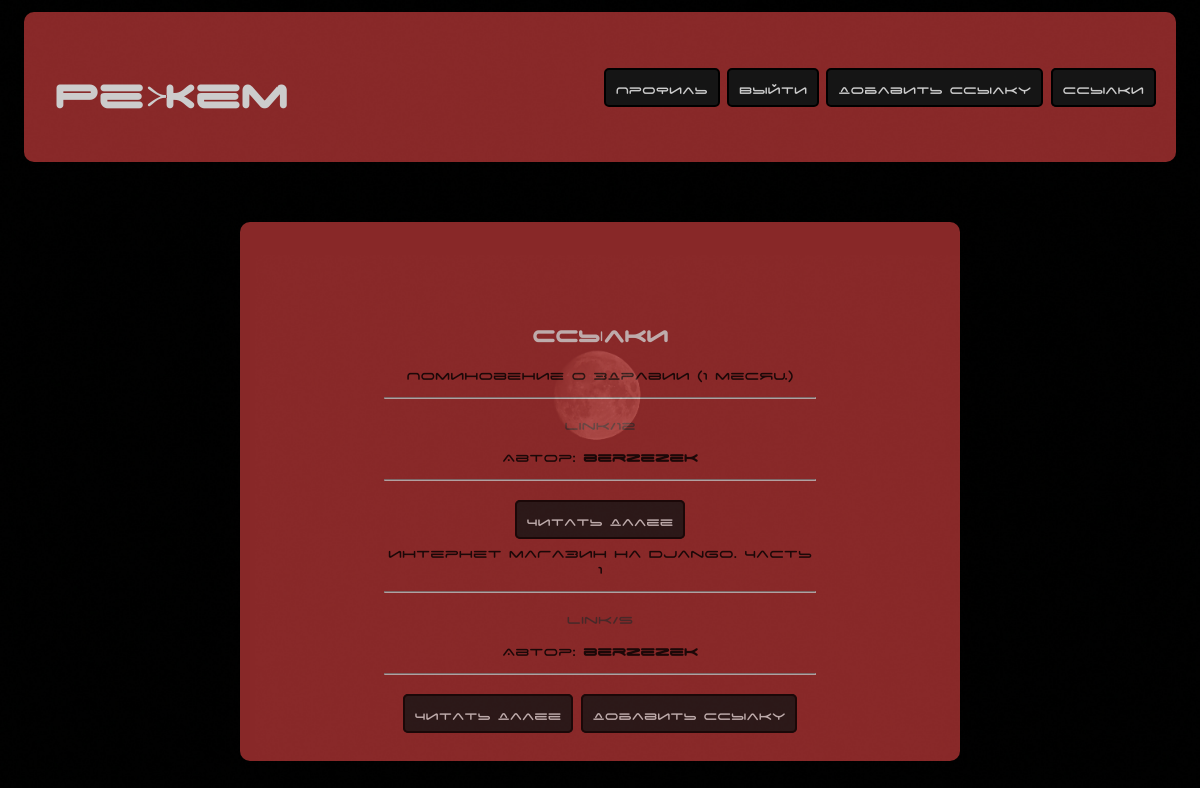
Page /link (signed in) on the earlier database version.
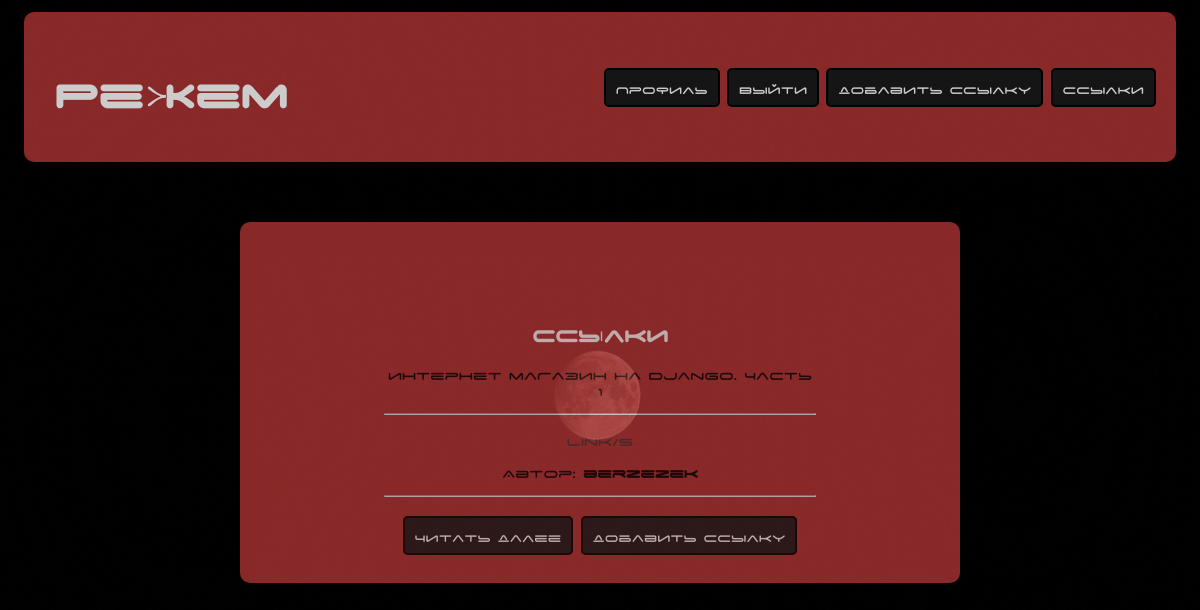
Same page on the later database version.
### link/models.py (models this page shows, shortened)
class Link(models.Model):
    title = models.CharField('Описание', max_length=100)
    slug = models.SlugField('короткое название', unique=True)
    long_link = models.CharField('ссылка', max_length=255, null=True)
    date = models.DateTimeField('Дата', default=timezone.now)
    autor = models.ForeignKey(User, on_delete=models.CASCADE, null=True)
    class Meta:
        verbose_name = 'ССылку'
        verbose_name_plural = 'ССылки'

### link/views.py (the view)
# urls.py: path('link', views.ShowLinkView.as_view(), name='link'),
class ShowLinkView(ListView):
    model = Link
    template_name = 'link/link.html'
    context_object_name = 'link'
    ordering = ['-date']
    def get_context_data(self, **kwards):
        ctx = super(ShowLinkView, self).get_context_data(**kwards)
        ctx['title'] = 'Ссылки'
        return ctx

### link/templates/link/link.html (shortened to what this page needs)
{% extends 'link/base.html' %}
{% block main %}
  <form class="form">
    <div class="form__div">
      <h2 class="form__h2">Ссылки</h2>
      {% for post in link %}
      {% if post.autor == user %}
        <p class="form__h3">{{ post.title }}</p>
        <hr>
        <a href="{{ post.long_link }}" target="blank"><p>link/{{ post.slug }}</p></a>
        <div class="">
            <p>Автор: <b>{{ post.autor }}</b></p>
        </div>
        <hr class="form__hr">
        <a href="{% url 'link-detail' post.slug %}" class="form__button">Читать далее</a>
      {% endif %}
      {% endfor %}
      <a href="{% url 'link-add' %}" class="form__button">Добавить ссылку</a>
    </div>
  </form>
{% endblock %}

### link/templates/link/base.html (shortened to what this page needs)
{% load static %}
<!DOCTYPE html>
<html lang="en">
<head>
  <link rel="stylesheet" href="{% static 'link/style.css' %}">
</head>
<body>
  <header class="header">
    <a class="header__a" href="{% url 'home' %}">
      <h2 class="header__h2">Режем</h2>
    </a>
    <nav class="header__nav">
        {% if not user.is_authenticated %}
          <a href="{% url 'reg' %}" class="nav__reg">
          <button class="nav__button">Регистрация</button>
          </a>
          <a href="{% url 'user' %}" class="nav__reg">
          <button class="nav__button">Войти</button>
          </a>
        {% else %}
          <a href="{% url 'profile' %}" class="nav__reg">
          <button class="nav__button">Профиль</button>
          </a>
          <a href="{% url 'exit' %}" class="nav__reg">
          <button class="nav__button">Выйти</button>
          </a>
          <a href="{% url 'link-add' %}" class="nav__reg">
          <button class="nav__button">Добавить ссылку</button>
          </a>
        {% endif %}
      <a class="nav__button" href="{% url 'link' %}">Ссылки</a>
    </nav>
  </header>
  <main class="form">
    {% block main %}
    {% endblock %}
  </main>
</body>
</html>

### link/static/link/style.css (style rules this page uses)
body { padding: 0; margin: 0; background: url(back.jpg) no-repeat; background-size: cover; font-family: MyWebFont, sans-serif; }
a { text-decoration: none; color: #463333; }
header { margin-top: 1%; display: flex; align-items:center; justify-content: space-between; height: 150px; width:96%; margin-left: 2%; background-color: #ab3333; opacity:0.8; border-radius: 10px; }
.header__h2 { margin-left: 30px; color: white; font-size: 50px; }
h2 { color: white; font-size: 25px; }
.header__nav { margin-right: 20px; }
.form { margin-top: 5%; padding: 20px 0px; width: 60%; margin-left: auto; margin-right: auto; border-radius: 10px; background-color: #ab3333; opacity: 0.8; text-align: center; }
.form__button, .nav__button { background-color: #1b1b1b; color: white; padding: 10px; border: 2px solid black; border-radius: 5px; font-size: 15px; font-family: MyWebFont, sans-serif; box-sizing: border-box; transition: all 500ms ease; }
.form__hr { margin-bottom: 30px; }

Differences in the rows shown:
removed Link: title "Поминовение о здравии (1 месяц)", slug "12", autor "berzezek"
